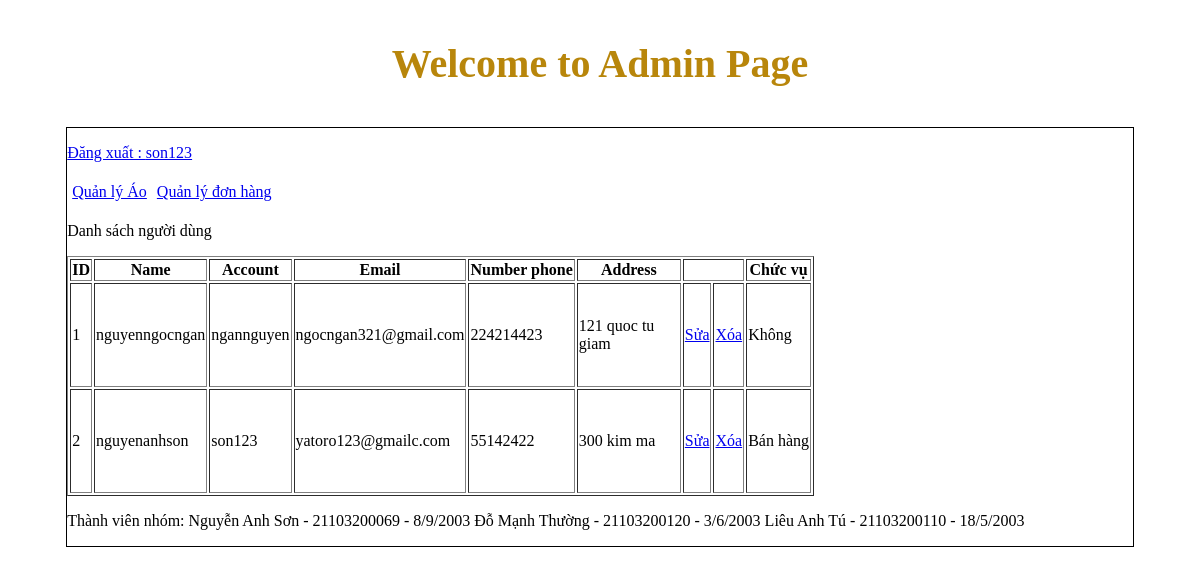
/admin/index.php?action=quanlynguoidung&query=them (signed in), run on the app's committed database.
### tables this page shows
CREATE TABLE `tbl_dangky` (
  `id_khachhang` int(11) NOT NULL,
  `hovaten` varchar(250) NOT NULL,
  `taikhoan` varchar(100) NOT NULL,
  `matkhau` varchar(100) NOT NULL,
  `sodienthoai` int(11) NOT NULL,
  `email` varchar(100) NOT NULL,
  `diachi` text NOT NULL,
  `chucvu` int(11) NOT NULL
);

### admin/modules/quanlynguoidung/lietke.php (the view)
<?php
    $sql_lietke_nguoidung="SELECT * FROM tbl_dangky ORDER BY id_khachhang DESC";
    $result_lietke_nguoidung= mysqli_query($connect,$sql_lietke_nguoidung);
?>
<p>Danh sách người dùng</p>
<table border="1">
    <tr>
        <th>ID</th>
        <th>Name </th>
        <th>Account</th>
        <th>Email</th>
        <th>Number phone</th>
        <th>Address</th>
        <th colspan="2"></th>
        <th>Chức vụ</th>
    </tr>
        <?php
            $i=0;
            while($row=mysqli_fetch_array($result_lietke_nguoidung)){
            $i++;
        ?>
    <tr>
        <td style="height:100px;"> <?php echo $i ?></td>
        <td> <?php echo $row ['hovaten']?></td>
        <td> <?php echo $row ['taikhoan']?></td>
        <td> <?php echo $row ['email']?></td>
        <td> <?php echo $row ['sodienthoai']?></td>
        <td style="width:100px;"> <?php echo $row ['diachi']?></td>
        <td>
                <a href="?action=quanlynguoidung&query=sua&idnguoidung=<?php echo $row['id_khachhang'] ?>"> Sửa </a>
        </td>
        <td>
                <a href="modules/quanlynguoidung/xuly.php?idnguoidung=<?php echo $row['id_khachhang']?>">Xóa</a>
        </td>
        <td><?php if($row['chucvu']==1){
            echo "Bán hàng";
     }else{
            echo "Không";
     }?>
     </td>
    </tr>
        <?php
            }
        ?>
</table>

### data on the page
tbl_dangky: hovaten "nguyenngocngan", taikhoan "ngannguyen", email "ngocngan321@gmail.com", sodienthoai "224214423", diachi "121 quoc tu giam", chucvu "Không"
tbl_dangky: hovaten "nguyenanhson", taikhoan "son123", email "yatoro123@gmailc.com", sodienthoai "55142422", diachi "300 kim ma", chucvu "Bán hàng"

### other printed values
$_SESSION['dangnhap'] "son123"
